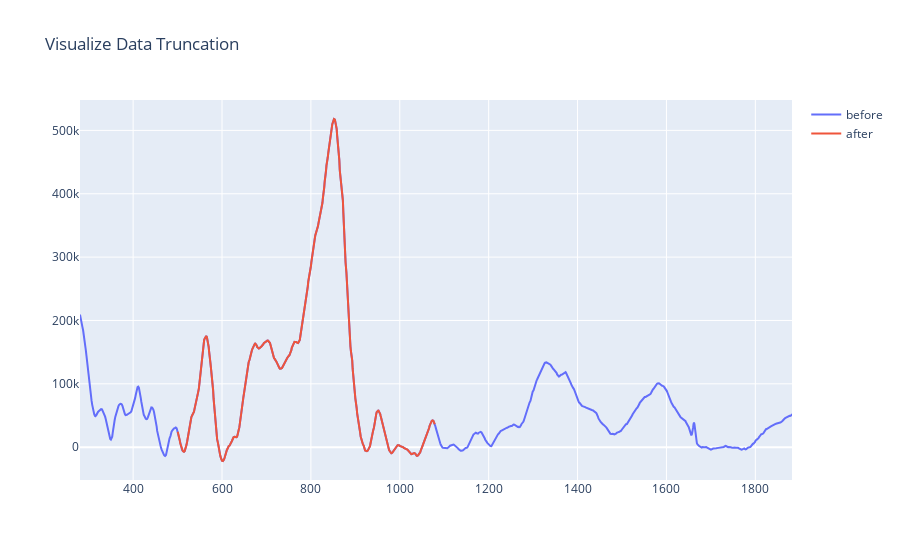

The code cell stored with this chart in its notebook:
### Code cell
reload(__utils__)
#This should go into spectral
def truncate(x_data, y_data, before_target=None, after_target=None):
    '''targets need to be intergers for the Raman Shift values.
    x_data = Raman Shifts as a series or list
    y_data = df where each row is a sample
    If no only 1 target is given, this should still work'''#***
    #Find indexes for truncating
    if before_target==None:
        before_idx=0
    else:
        before_idx=__utils__.find_index(x_data, before_target)
    if after_target==None:
        after_idx=len(x_data)
    else:
        after_idx=__utils__.find_index(x_data, after_target)

    res_x=x_data[before_idx:after_idx]
    res_ys=y_data.iloc[:,before_idx:after_idx]
    t1=go.Scatter(x=x_data, y=y_data.iloc[1], name='before')
    t2=go.Scatter(x=res_x, y=res_ys.iloc[1], name='after')
    traces=[t1,t2]
    fig=go.Figure(traces)
    fig.update_layout(title='Visualize Data Truncation')
    fig.show()

    return res_x, res_ys

x,y=truncate(x,y,500,1080)

### Figure 1 — Plotly figure (JSON) as saved in the notebook; plotly's stock layout.template omitted (floating-point values rounded to 4 significant figures; data arrays with more than 128 entries replaced by an {"elided": "..."} marker saying what was removed)
{"data": [{"name": "before", "type": "scatter", "x": {"elided": "1294 float values"}, "y": {"elided": "1294 float values"}}, {"name": "after", "type": "scatter", "x": {"elided": "438 float values"}, "y": {"elided": "438 float values"}}], "layout": {"title": {"text": "Visualize Data Truncation"}}}
